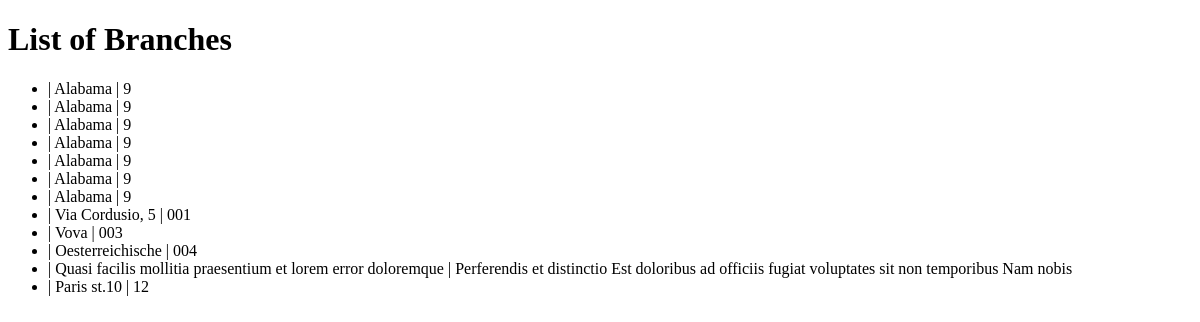
Page /branches/ on the earlier database version.
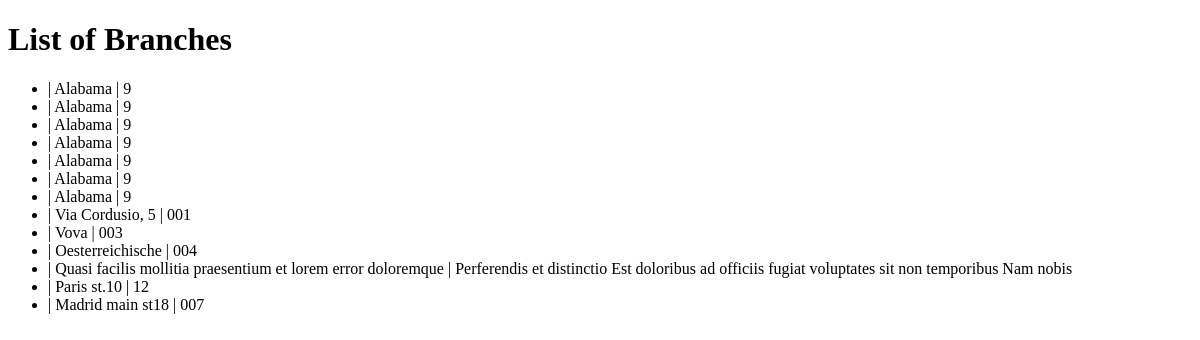
Same page on the later database version.
### banksystem/models.py (models this page shows, shortened)
class Branch(models.Model):
    branch_name = models.CharField(
        max_length=250, verbose_name="Branch Name", db_index=True
    )
    address = models.CharField(max_length=250, verbose_name="Address")
    branch_code = models.CharField(
        max_length=250, verbose_name="Branch Code", unique=True
    )
    class Meta:
        verbose_name_plural = "Branches"

### banksystem/views.py (the view)
# urls.py: path("branches/", views.branch_list, name="branch_list"),
def branch_list(request):
    branches = Branch.objects.all()
    return render(request, "branch_list.html", {"branches": branches})

### templates/branch_list.html (shortened to what this page needs)
<!DOCTYPE html>
<html>
  <head>
  </head>
  <body>
    <h1>List of Branches</h1>
    <ul>
      {% for branch in branches %}
      <li>
        {{branch.branch_name}} | {{ branch.address }} | {{branch.branch_code}}
      </li>
      {% endfor %}
    </ul>
  </body>
</html>

Differences in the rows shown:
added Branch: address "Madrid main st18", branch_code "007"
